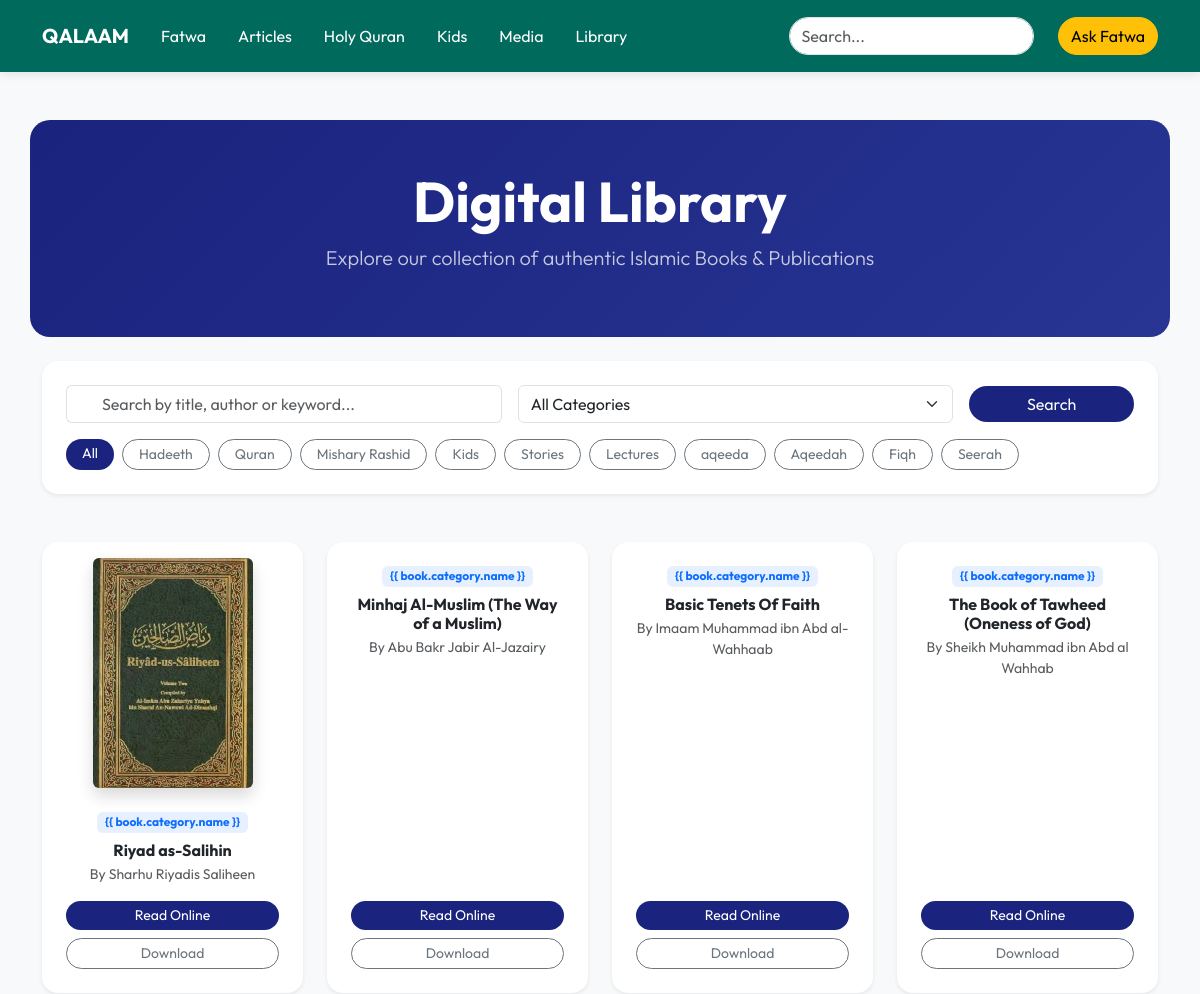
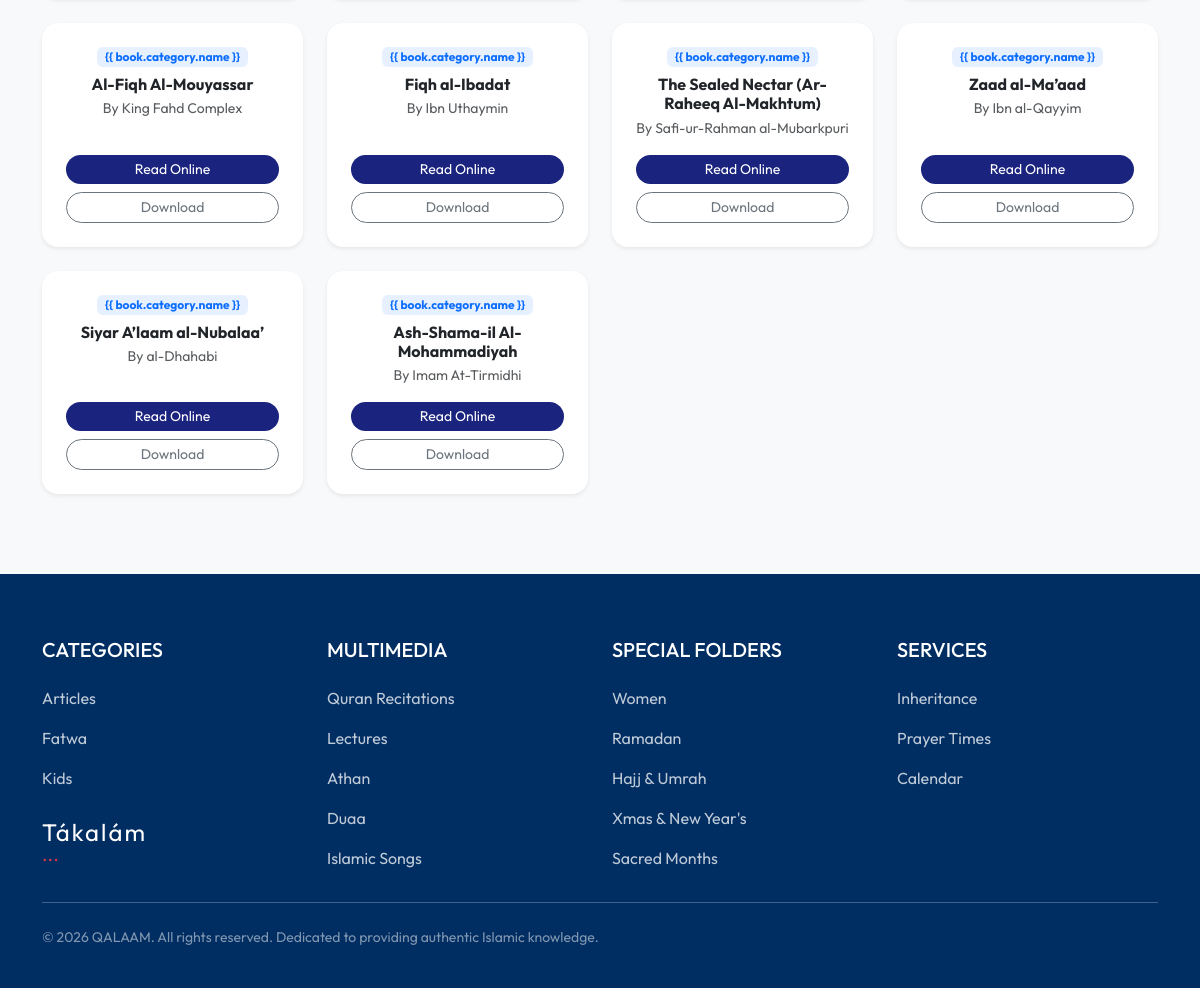
The page /content/books/ on the database its author committed (2 pictures, top to bottom).
### content/models.py (models this page shows, shortened)
class ContentCategory(MPTTModel):
    name = models.CharField(max_length=200)
    parent = TreeForeignKey('self', on_delete=models.CASCADE, null=True, blank=True, related_name='children')
    slug = models.SlugField(unique=True)
    icon = models.CharField(max_length=50, default='bi-folder', help_text="Bootstrap icon class (e.g., bi-book)")
    class MPTTMeta:
        order_insertion_by = ['name']

class Book(models.Model):
    title = models.CharField(max_length=500)
    author = models.CharField(max_length=200)
    cover_image = models.ImageField(upload_to='books/covers/')
    pdf_file = models.FileField(upload_to='books/pdfs/')
    description = models.TextField(blank=True)
    category = models.ForeignKey(ContentCategory, on_delete=models.CASCADE, related_name='books')
    created_at = models.DateTimeField(auto_now_add=True)

### content/views.py (the view)
# urls.py: path('books/', views.BookListView.as_view(), name='book_list'),
class BookListView(ListView):
    model = Book
    template_name = 'content/book_list.html'
    context_object_name = 'books'
    paginate_by = 12
    def get_queryset(self):
        queryset = super().get_queryset()
        query = self.request.GET.get('q')
        category_slug = self.request.GET.get('category')
        if query:
            queryset = queryset.filter(
                Q(title__icontains=query) |
                Q(author__icontains=query) |
                Q(description__icontains=query)
            )
        if category_slug:
            queryset = queryset.filter(category__slug=category_slug)
        return queryset
    def get_context_data(self, **kwargs):
        context = super().get_context_data(**kwargs)
        context['categories'] = ContentCategory.objects.all()
        context['current_category'] = self.request.GET.get('category')
        context['query'] = self.request.GET.get('q')
        return context

### templates/content/book_list.html (shortened to what this page needs)
{% extends 'base.html' %}
{% block content %}
<div class="row mb-4">
    <div class="col-12 text-center py-5"
        style="background: linear-gradient(135deg, #1a237e 0%, #283593 100%); border-radius: 20px; color: white;">
        <h1 class="display-4 fw-bold">Digital Library</h1>
        <p class="lead opacity-75">Explore our collection of authentic Islamic Books & Publications</p>
    </div>
</div>
<div class="row mb-5">
    <div class="col-12">
        <div class="card border-0 shadow-sm rounded-4 p-4">
            <form method="GET" class="row g-3 align-items-center">
                <div class="col-md-5">
                    <div class="input-group">
                        <span class="input-group-text bg-transparent border-end-0"></span>
                        <input type="text" name="q" class="form-control border-start-0"
                            placeholder="Search by title, author or keyword..." value="{{ query|default:'' }}">
                    </div>
                </div>
                <div class="col-md-5">
                    <select name="category" class="form-select" onchange="this.form.submit()">
                        <option value="">All Categories</option>
                    </select>
                </div>
                <div class="col-md-2">
                    <button type="submit" class="btn btn-primary w-100 rounded-pill"
                        style="background-color: #1a237e; border: none;">Search</button>
                </div>
            </form>
            <div class="mt-3 d-flex flex-wrap gap-2">
                <a href="{% url 'content:book_list' %}"
                    class="btn btn-sm {% if not current_category %}btn-primary{% else %}btn-outline-secondary{% endif %} rounded-pill px-3"
                    {% if not current_category %}style="background-color: #1a237e; border: none;" {% endif %}>All</a>
                {% for cat in categories %}
                <a href="?category={{ cat.slug }}{% if query %}&q={{ query }}{% endif %}"
                    class="btn btn-sm {% if current_category == cat.slug %}btn-primary{% else %}btn-outline-secondary{% endif %} rounded-pill px-3"
                    {% if current_category == cat.slug %}style="background-color: #1a237e; border: none;" {% endif %}>
                    {{ cat.name }}
                </a>
                {% endfor %}
            </div>
        </div>
    </div>
</div>
<div class="row g-4">
    {% for book in books %}
    <div class="col-md-6 col-lg-3">
        <div class="card h-100 border-0 shadow-sm rounded-4 overflow-hidden book-card text-center p-3">
            {% if book.cover_image %}
            <div class="book-cover-container mb-3 mx-auto" style="width: 160px; height: 230px; position: relative;">
                <img src="{{ book.cover_image.url }}" class="img-fluid rounded shadow" alt="{{ book.title }}"
                    style="width: 100%; height: 100%; object-fit: cover;">
            </div>
            {% endif %}
            <div class="card-body p-2 d-flex flex-column">
                <span class="badge bg-primary bg-opacity-10 text-primary mb-2 align-self-center">{{ book.category.name
                    }}</span>
                <h6 class="card-title fw-bold mb-1 line-clamp-2">{{ book.title }}</h6>
                <p class="text-muted small mb-3">By {{ book.author }}</p>
                <div class="mt-auto d-grid gap-2">
                    <a href="{% url 'content:book_reader' book.pk %}" class="btn btn-primary btn-sm rounded-pill"
                        style="background-color: #1a237e; border: none;">Read Online</a>
                    <a href="{{ book.pdf_file.url }}" download
                        class="btn btn-outline-secondary btn-sm rounded-pill">Download</a>
                </div>
            </div>
        </div>
    </div>
    {% endfor %}
</div>
{% endblock %}

### templates/base.html (shortened to what this page needs)
{% load static %}
<!DOCTYPE html>
<html lang="en">
<head>
    <link href="https://cdn.jsdelivr.net/npm/bootstrap@5.3.0/dist/css/bootstrap.min.css" rel="stylesheet">
</head>
<body>
    <nav class="navbar navbar-expand-lg sticky-top">
        <div class="container">
            <a class="navbar-brand fw-bold" href="{% url 'home' %}">QALAAM</a>
            <div class="collapse navbar-collapse" id="navbarNav">
                <ul class="navbar-nav me-auto mb-2 mb-lg-0">
                    <li class="nav-link"><a class="nav-link" href="{% url 'fatwa:fatwa_list' %}">Fatwa</a></li>
                    <li class="nav-link"><a class="nav-link" href="{% url 'articles:article_list' %}">Articles</a></li>
                    <li class="nav-link"><a class="nav-link" href="{% url 'content:quran_list' %}">Holy Quran</a></li>
                    <li class="nav-link"><a class="nav-link" href="{% url 'content:kids_list' %}">Kids</a></li>
                    <li class="nav-link"><a class="nav-link" href="{% url 'content:audio_list' %}">Media</a></li>
                    <li class="nav-link"><a class="nav-link" href="{% url 'content:book_list' %}">Library</a></li>
                </ul>
                <form class="d-flex w-25">
                    <input class="form-control me-2 rounded-pill" type="search" placeholder="Search...">
                </form>
                <a href="{% url 'fatwa:ask_fatwa' %}" class="btn btn-warning rounded-pill ms-3">Ask Fatwa</a>
            </div>
        </div>
    </nav>
    <div class="container my-5">
        {% block content %}{% endblock %}
    </div>
    <footer class="text-white pt-5 pb-4" style="background-color: #002d62;">
        <div class="container text-md-start">
            <div class="row">
                <div class="col-md-3 col-lg-3 col-xl-3 mx-auto mt-3">
                    <h5 class="text-uppercase mb-4 font-weight-bold">Categories</h5>
                    <p><a href="{% url 'articles:article_list' %}"
                            class="text-white text-decoration-none opacity-75 hover-opacity-100">Articles</a></p>
                    <p><a href="{% url 'fatwa:fatwa_list' %}"
                            class="text-white text-decoration-none opacity-75 hover-opacity-100">Fatwa</a></p>
                    <p><a href="{% url 'content:kids_list' %}"
                            class="text-white text-decoration-none opacity-75 hover-opacity-100">Kids</a></p>
                    <div class="mt-4">
                        <span style="font-size: 1.5rem; letter-spacing: 2px;">Tákalám</span>
                        <div class="text-danger" style="margin-top: -10px; font-size: 1.2rem;">...</div>
                    </div>
                </div>
                <div class="col-md-3 col-lg-3 col-xl-3 mx-auto mt-3">
                    <h5 class="text-uppercase mb-4 font-weight-bold">Multimedia</h5>
                    <p><a href="{% url 'content:quran_list' %}"
                            class="text-white text-decoration-none opacity-75 hover-opacity-100">Quran
                            Recitations</a></p>
                    <p><a href="{% url 'content:audio_list' %}"
                            class="text-white text-decoration-none opacity-75 hover-opacity-100">Lectures</a></p>
                    <p><a href="#" class="text-white text-decoration-none opacity-75 hover-opacity-100">Athan</a></p>
                    <p><a href="{% url 'duas:dua_list' %}"
                            class="text-white text-decoration-none opacity-75 hover-opacity-100">Duaa</a></p>
                    <p><a href="#" class="text-white text-decoration-none opacity-75 hover-opacity-100">Islamic
                            Songs</a></p>
                </div>
                <div class="col-md-3 col-lg-3 col-xl-3 mx-auto mt-3">
                    <h5 class="text-uppercase mb-4 font-weight-bold">Special Folders</h5>
                    <p><a href="#" class="text-white text-decoration-none opacity-75 hover-opacity-100">Women</a></p>
                    <p><a href="#" class="text-white text-decoration-none opacity-75 hover-opacity-100">Ramadan</a></p>
                    <p><a href="#" class="text-white text-decoration-none opacity-75 hover-opacity-100">Hajj & Umrah</a>
                    </p>
                    <p><a href="#" class="text-white text-decoration-none opacity-75 hover-opacity-100">Xmas & New
                            Year's</a></p>
                    <p><a href="#" class="text-white text-decoration-none opacity-75 hover-opacity-100">Sacred
                            Months</a></p>
                </div>
                <div class="col-md-3 col-lg-3 col-xl-3 mx-auto mt-3">
                    <h5 class="text-uppercase mb-4 font-weight-bold">Services</h5>
                    <p><a href="#" class="text-white text-decoration-none opacity-75 hover-opacity-100">Inheritance</a>
                    </p>
                    <p><a href="{% url 'services:prayer_times' %}"
                            class="text-white text-decoration-none opacity-75 hover-opacity-100">Prayer Times</a></p>
                    <p><a href="{% url 'services:calendar' %}"
                            class="text-white text-decoration-none opacity-75 hover-opacity-100">Calendar</a></p>
                </div>
            </div>
            <hr class="mb-4">
            <div class="row align-items-center">
                <div class="col-md-7 col-lg-8">
                    <p class="small text-white-50">
                        © 2026 QALAAM. All rights reserved.
                        Dedicated to providing authentic Islamic knowledge.
                    </p>
                </div>
                <div class="col-md-5 col-lg-4">
                    <div class="text-md-end">
                        <ul class="list-unstyled list-inline mb-0">
                        </ul>
                    </div>
                </div>
            </div>
        </div>
    </footer>
</body>
</html>

### templates/base.html (style rules this page uses)
:root { --primary-color: #006b5d; --secondary-color: #effcf9; --accent-color: #ffd700; }
body { font-family: 'Outfit', sans-serif; background-color: #f8f9fa; }
.navbar { background-color: var(--primary-color); box-shadow: 0 2px 10px rgba(0, 0, 0, 0.1); }
.navbar-brand, .nav-link { color: white !important; }
.btn-primary { background-color: var(--primary-color); border-color: var(--primary-color); }
footer { background-color: #212529; color: #ccc; padding: 3rem 0; margin-top: 5rem; }

### templates/content/book_list.html (style rules this page uses)
.book-card { transition: transform 0.3s ease; }
.book-cover-container { perspective: 1000px; }
.book-cover-container img { transition: transform 0.3s ease; }

### rows shown on the page
ContentCategory: name "Hadeeth"
ContentCategory: name "Quran"
ContentCategory: name "Mishary Rashid"
ContentCategory: name "Kids"
ContentCategory: name "Stories"
ContentCategory: name "Lectures"
ContentCategory: name "aqeeda"
ContentCategory: name "Aqeedah"
ContentCategory: name "Fiqh"
ContentCategory: name "Seerah"
Book: cover_image (picture), title "Riyad as-Salihin", author "Sharhu Riyadis Saliheen"
Book: title "Minhaj Al-Muslim (The Way of a Muslim)", author "Abu Bakr Jabir Al-Jazairy"
Book: title "Basic Tenets Of Faith", author "Imaam Muhammad ibn Abd al-Wahhaab"
Book: title "The Book of Tawheed (Oneness of God)", author "Sheikh Muhammad ibn Abd al Wahhab"
Book: title "Al-Fiqh Al-Mouyassar", author "King Fahd Complex"
Book: title "Fiqh al-Ibadat", author "Ibn Uthaymin"
Book: title "The Sealed Nectar (Ar-Raheeq Al-Makhtum)", author "Safi-ur-Rahman al-Mubarkpuri"
Book: title "Zaad al-Ma’aad", author "Ibn al-Qayyim"
Book: title "Siyar A’laam al-Nubalaa’", author "al-Dhahabi"
Book: title "Ash-Shama-il Al-Mohammadiyah", author "Imam At-Tirmidhi"
